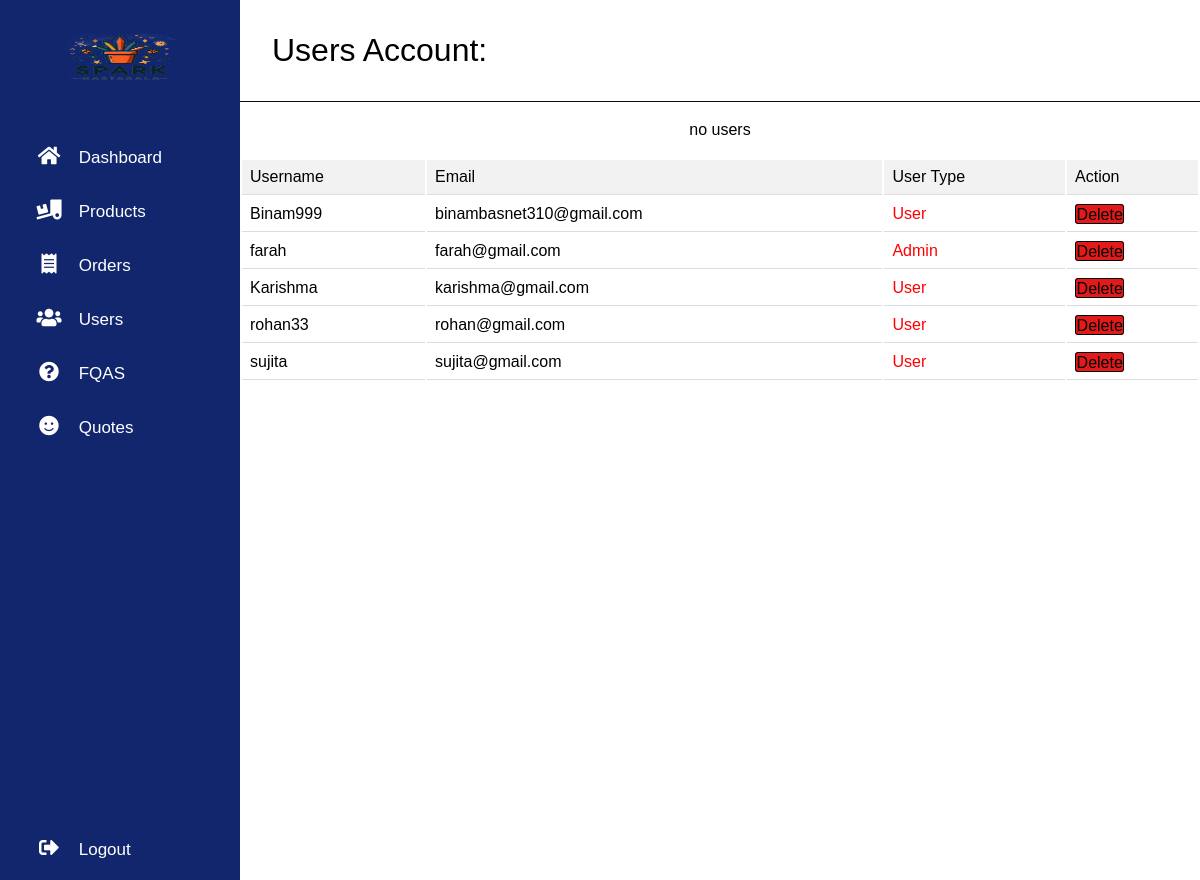
/adminusers.php (signed in), run on the app's committed database.
### tables this page shows
CREATE TABLE `registered_user` (
  `Full_name` varchar(200) NOT NULL,
  `Username` varchar(200) NOT NULL,
  `Email` varchar(200) NOT NULL,
  `Password` varchar(200) NOT NULL,
  `UserType` varchar(200) DEFAULT NULL
);

### adminusers.php (the view, shortened to what this page needs)
<!DOCTYPE html>
<html lang="en">
<head>
    <link rel="stylesheet" href="css/dashboard.css" />
    <link rel="stylesheet" href="https://cdnjs.cloudflare.com/ajax/libs/font-awesome/5.15.4/css/all.min.css" />
</head>
<body>
    <?php @include 'adminheader.php'; ?>
    <div class="users">
        <h1 class="title">Users Account:</h1>
        <table class="user-table">
            <thead>
                <tr>
                    <th>Username</th>
                    <th>Email</th>
                    <th>User Type</th>
                    <th>Action</th>
                </tr>
            </thead>
            <tbody>
                <?php
                $select_users = mysqli_query($con, "SELECT * FROM `registered_user`") or die('query failed');
                if (mysqli_num_rows($select_users) > 0) {
                    while ($fetch_users = mysqli_fetch_assoc($select_users)) {
                        ?>
                        <tr>
                            <td><?php echo $fetch_users['Username']; ?></td>
                            <td><?php echo $fetch_users['Email']; ?></td>
                            <td style="color:<?php if ($fetch_users['UserType'] == "Admin" || $fetch_users['UserType'] == "User") {
                                                echo 'red';
                                            }; ?>"><?php echo $fetch_users['UserType']; ?></td>
                            <td>
                            <a href="adminusers.php?delete=<?php echo $fetch_users['Email']; ?>"class="delete-btn">Delete</a>
                            </td>
                        </tr>
                <?php
                    }
                }
                ?>
            </tbody>
        </table>
    </div>
</body>
</html>

### css/dashboard.css (style rules this page uses)
* { margin: 0; padding: 0; outline: none; border: none; text-decoration: none; list-style: none; box-sizing: border-box; font-family: "Poppins", sans-serif; font-weight: 300; }
body { background: rgb(255, 255, 255); }
.title { background-color:rgb(255, 255, 255); width:100%; padding:2rem; border-bottom: 0.5px solid rgb(11, 11, 11); margin-bottom: 2%; }
.users { width: 100%; display: flex; flex-direction: column; align-items: center; }
.user-table { width: 100%; margin: 2% 0%; }
.user-table th, .user-table td { padding: 8px; text-align: left; border-bottom: 1px solid #ddd; }
.user-table th { background-color: #f2f2f2; }
.delete-btn { color: rgb(0, 0, 0); text-decoration: none; margin-top: .5; font-weight: 500; background-color:rgb(228, 26, 26); border:1px solid black; border-radius: 3px; font-size: 1rem; padding:.5%; }

### data on the page
registered_user: Username "Binam999", Email "binambasnet310@gmail.com", UserType "User"
registered_user: Username "farah", Email "farah@gmail.com", UserType "Admin"
registered_user: Username "Karishma", Email "karishma@gmail.com", UserType "User"
registered_user: Username "rohan33", Email "rohan@gmail.com", UserType "User"
registered_user: Username "sujita", Email "sujita@gmail.com", UserType "User"
